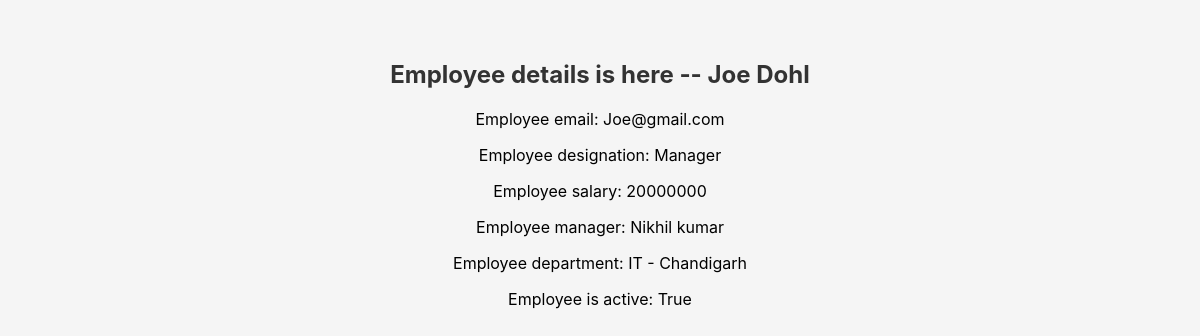
The app's page /employee/2/ with its own data.
### employeesApp/models.py (models this page shows, shortened)
class Employee(models.Model):
    first_name = models.CharField(max_length=50)
    last_name = models.CharField(max_length=50)
    email = models.EmailField(unique=True)
    designation = models.CharField(choices=[('Manager', 'Manager'), ('Developer', 'Developer'), ('Designer', 'Designer')], max_length=20)
    salary = models.IntegerField()
    joining_date = models.DateField()
    is_active = models.BooleanField(default=True)
    department = models.ForeignKey(Departments, on_delete=models.SET_NULL, blank=True, null= True)
    manager = models.ForeignKey("self", on_delete=models.SET_NULL, blank=True, null=True)
    def __str__(self):
        return f"{self.first_name} {self.last_name}"

class Departments(models.Model):
    name = models.CharField(max_length=100)
    location = models.CharField(max_length=50)
    def __str__(self):
        return f"{self.name} - {self.location}"

### employees1/views.py (the view)
# urls.py: path('employee/<int:id>/', employee_details, name='employee_details'),
def employee_details(request, id):
    employee = get_object_or_404(Employee, id=id)
    context = {
        'employee': employee
    }
    return render(request, 'employee_details.html', context)

### templates/employee_details.html (shortened to what this page needs)
{% load static %}
<!DOCTYPE html>
<html lang="en">
<head>
    <link rel="stylesheet" href="{% static 'css/styles.css' %}">
    <link rel="stylesheet" href="https://cdnjs.cloudflare.com/ajax/libs/font-awesome/4.7.0/css/font-awesome.min.css">
</head>
<body>
    <h2>Employee details is here -- {{ employee.first_name }} {{ employee.last_name }}</h2>
    <p>Employee email: {{ employee.email }}</p>
    <p>Employee designation: {{ employee.designation }}</p>
    <p>Employee salary: {{ employee.salary }}</p>
    <p>Employee manager: {{ employee.manager }}</p>
    <p>Employee department: {{ employee.department }}</p>
    <p>Employee is active: {{ employee.is_active }}</p>
</body>
</html>

### employeesApp/static/css/styles.css (style rules this page uses)
body { font-family: "Inter", sans-serif; background: #f5f5f5; margin: 0; padding: 40px; text-align: center; }
h2 { margin-bottom: 20px; color: #333; }

### records on screen
Employee: first_name "Joe", last_name "Dohl", email "Joe@gmail.com", designation "Manager", salary "20000000", manager "Nikhil kumar", department "IT - Chandigarh", is_active "True"
